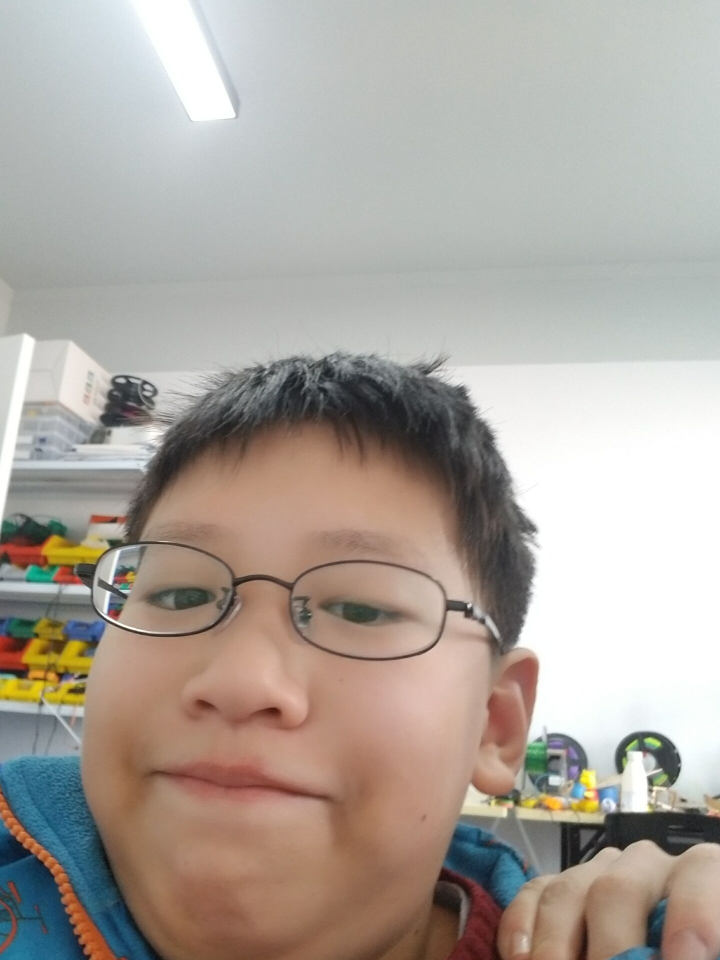
#> input picture training-data/s1/02D311FA15C28E4A7AB243890AC7AA90.jpg, 1440 x 1920 px (shown at 1/2 size)
$ python '天气报告4.py'
#> lines starting #> are read from the running program, lines starting #| are printed output that depends on the picture
#import OpenCV module
import cv2
#import os module for reading training data directories and paths
import os
#import numpy to convert python lists to numpy arrays as
#it is needed by OpenCV face recognizers
import numpy as np
import random
from urllib.request import urlopen
from bs4 import BeautifulSoup
import re


# ### Training Data

# The more images used in training the better. Normally a lot of images are used for training a face recognizer so that it can learn different looks of the same person, for example with glasses, without glasses, laughing, sad, happy, crying, with beard, without beard etc. To keep our tutorial simple we are going to use only 12 images for each person.
#
# So our training data consists of total 2 persons with 12 images of each person. All training data is inside _`training-data`_ folder. _`training-data`_ folder contains one folder for each person and **each folder is named with format `sLabel (e.g. s1, s2)` where label is actually the integer label assigned to that person**. For example folder named s1 means that this folder contains images for person 1. The directory structure tree for training data is as follows:
#
# ```
# training-data
# |-------------- s1
# |               |-- 1.jpg
# |               |-- ...
# |               |-- 12.jpg
# |-------------- s2
# |               |-- 1.jpg
# |               |-- ...
# |               |-- 12.jpg
# ```
#
# The _`test-data`_ folder contains images that we will use to test our face recognizer after it has been successfully trained.

# As OpenCV face recognizer accepts labels as integers so we need to define a mapping between integer labels and persons actual names so below I am defining a mapping of persons integer labels and their respective names.
#
# **Note:** As we have not assigned `label 0` to any person so **the mapping for label 0 is empty**.

# In[2]:

#there is no label 0 in our training data so subject name for index/label 0 is empty
subjects = ["", "tianwentao", "mayunfei","jiamo"]


#function to detect face using OpenCV
def detect_face(img):
    #convert the test image to gray image as opencv face detector expects gray images
    gray = cv2.cvtColor(img, cv2.COLOR_BGR2GRAY)

    #load OpenCV face detector, I am using LBP which is fast
    #there is also a more accurate but slow Haar classifier
    face_cascade = cv2.CascadeClassifier('opencv-files/lbpcascade_frontalface.xml')

    #let's detect multiscale (some images may be closer to camera than others) images
    #result is a list of faces
    faces = face_cascade.detectMultiScale(gray, scaleFactor=1.2, minNeighbors=5);

    #if no faces are detected then return original img
    if (len(faces) == 0):
        return None, None

    #under the assumption that there will be only one face,
    #extract the face area
    (x, y, w, h) = faces[0]

    #return only the face part of the image
    return gray[y:y+w, x:x+h], faces[0]


# I am using OpenCV's **LBP face detector**. On _line 4_, I convert the image to grayscale because most operations in OpenCV are performed in gray scale, then on _line 8_ I load LBP face detector using `cv2.CascadeClassifier` class. After that on _line 12_ I use `cv2.CascadeClassifier` class' `detectMultiScale` method to detect all the faces in the image. on _line 20_, from detected faces I only pick the first face because in one image there will be only one face (under the assumption that there will be only one prominent face). As faces returned by `detectMultiScale` method are actually rectangles (x, y, width, height) and not actual faces images so we have to extract face image area from the main image. So on _line 23_ I extract face area from gray image and return both the face image area and face rectangle.
#
# Now you have got a face detector and you know the 4 steps to prepare the data, so are you ready to code the prepare data step? Yes? So let's do it.

# In[4]:

#this function will read all persons' training images, detect face from each image
#and will return two lists of exactly same size, one list
# of faces and another list of labels for each face
def prepare_training_data(data_folder_path):

    #------STEP-1--------
    #get the directories (one directory for each subject) in data folder
#> called with data_folder_path = 'training-data'
    dirs = os.listdir(data_folder_path)

    #list to hold all subject faces
    faces = []
    #list to hold labels for all subjects
    labels = []

    #let's go through each directory and read images within it
    for dir_name in dirs:

        #our subject directories start with letter 's' so
        #ignore any non-relevant directories if any
        if not dir_name.startswith("s"):
            continue;

        #------STEP-2--------
        #extract label number of subject from dir_name
        #format of dir name = slabel
        #, so removing letter 's' from dir_name will give us label
        label = int(dir_name.replace("s", ""))

        #build path of directory containin images for current subject subject
        #sample subject_dir_path = "training-data/s1"
        subject_dir_path = data_folder_path + "/" + dir_name

        #get the images names that are inside the given subject directory
        subject_images_names = os.listdir(subject_dir_path)

        #------STEP-3--------
        #go through each image name, read image,
        #detect face and add face to list of faces
        for image_name in subject_images_names:

            #ignore system files like .DS_Store
            if image_name.startswith("."):
                continue;

            #build image path
            #sample image path = training-data/s1/1.pgm
            image_path = subject_dir_path + "/" + image_name

            #read image
            image = cv2.imread(image_path)
#> image is the input picture: shape (1920, 1440, 3); mean B, G, R 157, 164.7, 173

            #display an image window to show the image
            cv2.imshow("Training on image...", cv2.resize(image, (400, 500)))
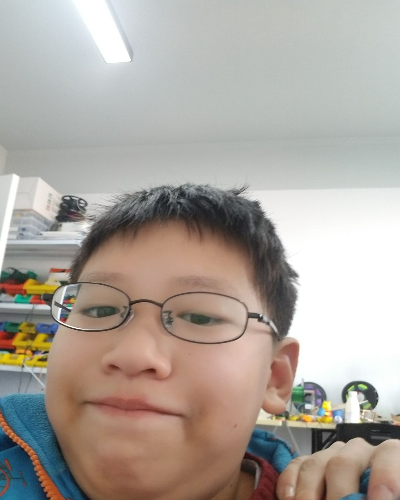
#> window 'Training on image...': shape (500, 400, 3); mean B, G, R 156.9, 164.6, 172.9
            cv2.waitKey(100)

            #detect face
            face, rect = detect_face(image)
#> in detect_face, `gray = cv2.cvtColor(img, cv2.COLOR_BGR2GRAY)`:
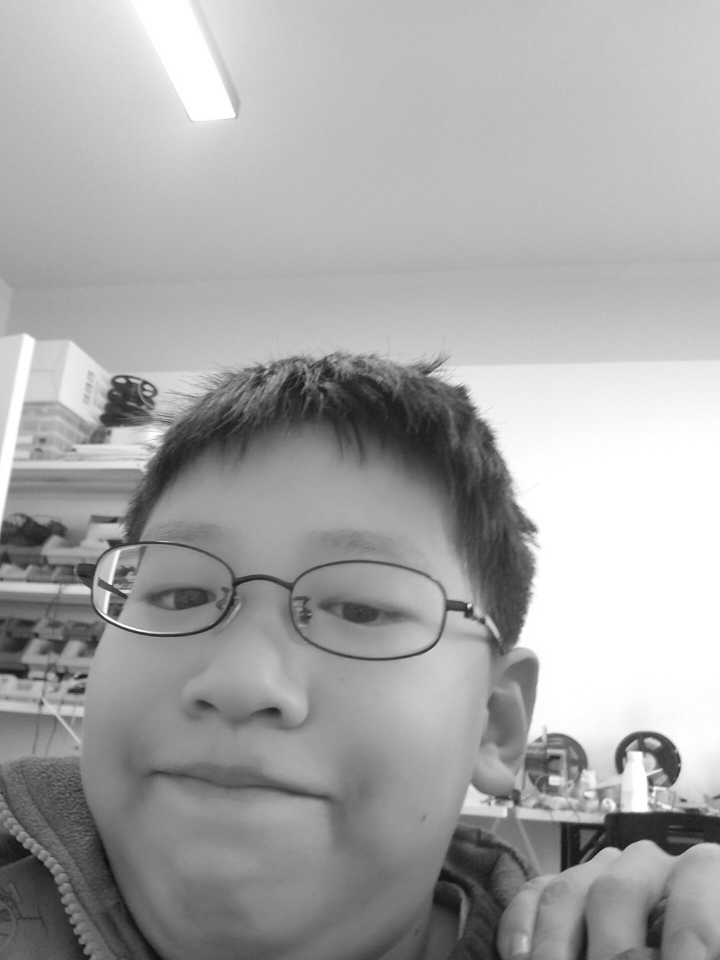
#> gray: shape (1920, 1440) (shown at 1/2 size); min 10, max 255, mean 166.3

            #------STEP-4--------
            #for the purpose of this tutorial
            #we will ignore faces that are not detected
            if face is not None:
                #add face to list of faces
                faces.append(face)
                #add label for this face
                labels.append(label)

    cv2.destroyAllWindows()
    cv2.waitKey(1)
    cv2.destroyAllWindows()

    return faces, labels


#function to draw rectangle on image
#according to given (x, y) coordinates and
#given width and heigh
def draw_rectangle(img, rect):
    (x, y, w, h) = rect
    cv2.rectangle(img, (x, y), (x+w, y+h), (0, 255, 0), 2)

#function to draw text on give image starting from
#passed (x, y) coordinates.
def draw_text(img, text, x, y):
    cv2.putText(img, text, (x, y), cv2.FONT_HERSHEY_PLAIN, 1.5, (0, 255, 0), 2)


# First function `draw_rectangle` draws a rectangle on image based on passed rectangle coordinates. It uses OpenCV's built in function `cv2.rectangle(img, topLeftPoint, bottomRightPoint, rgbColor, lineWidth)` to draw rectangle. We will use it to draw a rectangle around the face detected in test image.
#
# Second function `draw_text` uses OpenCV's built in function `cv2.putText(img, text, startPoint, font, fontSize, rgbColor, lineWidth)` to draw text on image.
#
# Now that we have the drawing functions, we just need to call the face recognizer's `predict(face)` method to test our face recognizer on test images. Following function does the prediction for us.

# In[9]:

#this function recognizes the person in image passed
#and draws a rectangle around detected face with name of the
#subject
def predict(test_img):
    global familyID
    #make a copy of the image as we don't want to chang original image
    img = test_img.copy()
    #detect face from the image
    face, rect = detect_face(img)
    if face is None :
        print("对不起，没有识别到人脸")
        return img;

    cv2.imshow("face",face)
    cv2.waitKey(1000)
    cv2.destroyAllWindows()

    #predict the image using our face recognizer
    label, confidence = face_recognizer.predict(face)
    print("label,confidence",label,confidence)
    #get name of respective label returned by face recognizer
    label_text = subjects[label]
    familyID=label

    #draw a rectangle around face detected
    draw_rectangle(img, rect)
    #draw name of predicted person
    draw_text(img, label_text, rect[0], rect[1]-5)

    return img

face_cascade = cv2.CascadeClassifier('C:\chess\haarcascade_frontalface_default.xml')
eye_cascade = cv2.CascadeClassifier('C:\chess\haarcascade_eye.xml')
#> (the run stopped early here; a loop or call above may not have finished)
